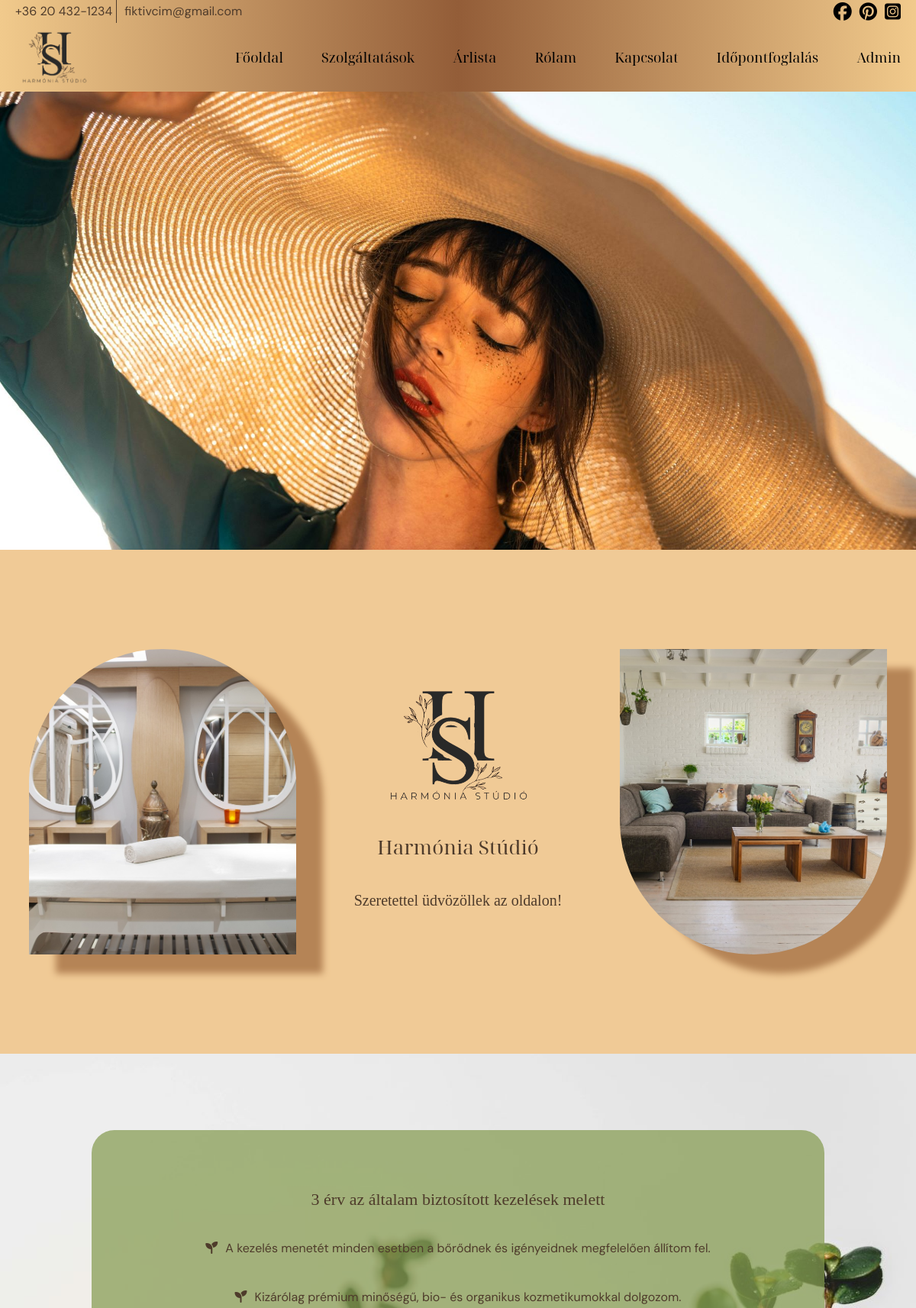
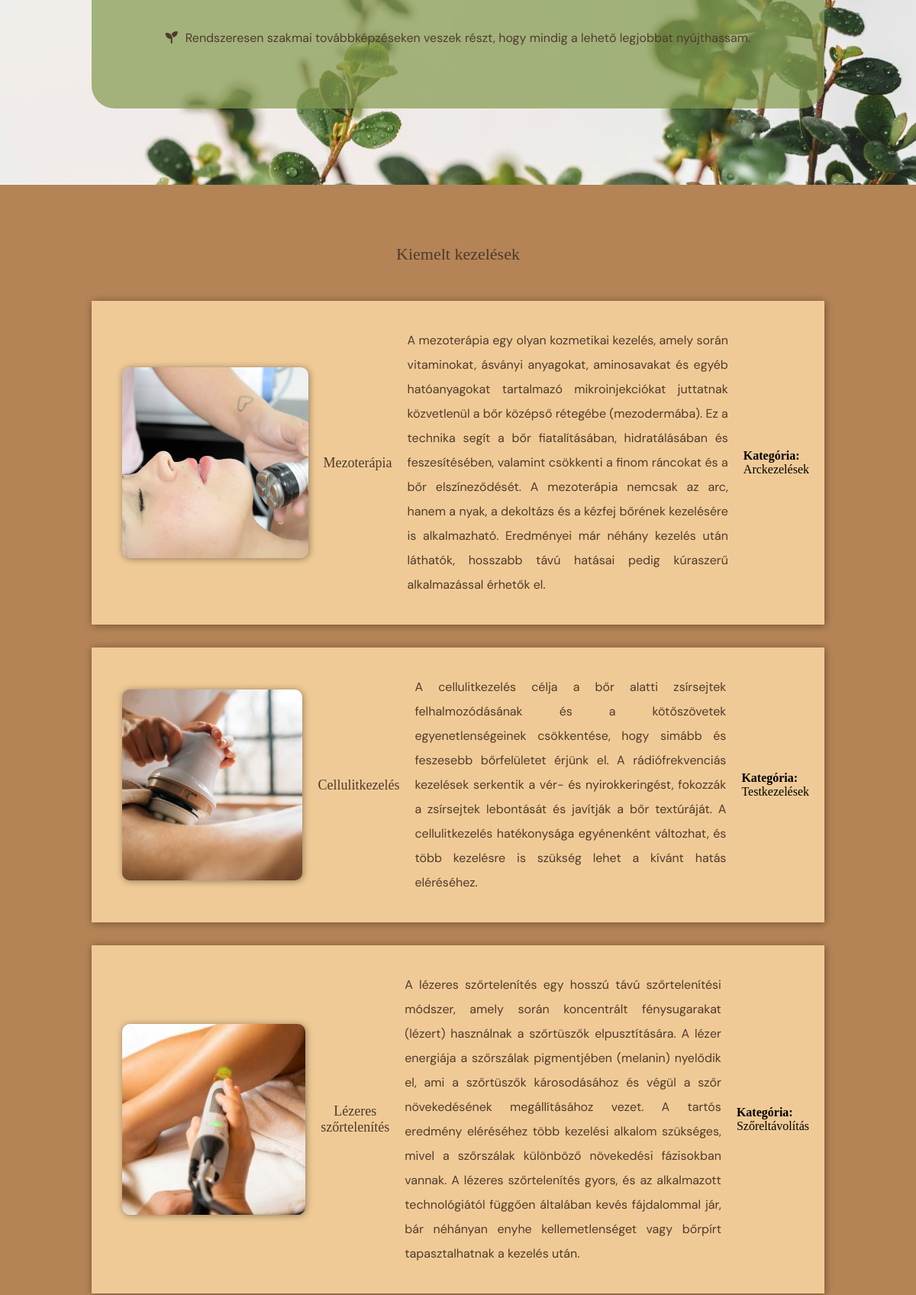
The page / (upper part) on the database its author committed (2 pictures, top to bottom).
### tables this page shows
CREATE TABLE `home_page_section` (
  `id` int(11) NOT NULL,
  `section_name` varchar(50) NOT NULL,
  `content` text NOT NULL
);

CREATE TABLE `argument` (
  `id` int(11) NOT NULL,
  `content` text NOT NULL
);

CREATE TABLE `highlighted_treatment` (
  `id` int(11) NOT NULL,
  `title` varchar(255) NOT NULL,
  `description` text NOT NULL,
  `image_path` varchar(255) NOT NULL,
  `category_id` int(11) DEFAULT NULL,
  `position` int(11) DEFAULT 0
);

CREATE TABLE `treatment_categories` (
  `id` int(11) NOT NULL,
  `name` varchar(100) NOT NULL
);

### includes/navigation.php (called while the page is built, shortened)
<?php
$navItems = [
    [
        'label' => 'Főoldal',
        'url' => BASE_URL . 'index.php'
    ],
    [
        'label' => 'Szolgáltatások',
        'url' => '#',
        'submenu' => [
            [
                'label' => 'Arckezelések',
                'url' => BASE_URL . 'pages/facial-treatment.php'
            ],
            [
                'label' => 'Testkezelések',
                'url' => BASE_URL . 'pages/body-treatment.php'
            ],
            [
                'label' => 'Szőreltávolítás',
                'url' => BASE_URL . 'pages/hair-removal.php'
            ],
            [
                'label' => 'Sminkelés',
                'url' => BASE_URL . 'pages/make-up.php'
            ]
        ]
    ],
    [
        'label' => 'Árlista',
        'url' => BASE_URL . 'pages/price-list.php'
    ],
    [
        'label' => 'Rólam',
        'url' => BASE_URL . 'index.php#about'
    ],
    [
        'label' => 'Kapcsolat',
        'url' => BASE_URL . '#contact'
    ],
    [
        'label' => 'Időpontfoglalás',
        'url' => BASE_URL . 'pages/booking.php'
    ],
    [
        'label' => 'Admin',
        'url' => BASE_URL . 'login_system/login.php'
    ]
];
function isActive($url) {
    $currentUrl = 'http://' . $_SERVER['HTTP_HOST'] . $_SERVER['REQUEST_URI'];
    return strpos($currentUrl, $url) !== false ? 'active' : '';
}

### config/section.php (called while the page is built, shortened)
<?php
function getSectionContent(string $sectionName):array {
    $pdo = getDbConnection();
    $stmt = $pdo->prepare("SELECT * FROM home_page_section WHERE section_name = ?");
    $stmt->execute([$sectionName]);
    return $stmt->fetch();
}

### config/helper_functions.php (called while the page is built)
<?php
function e($value):string {
    return htmlspecialchars($value, ENT_QUOTES, 'UTF-8');
}

### config/argument.php (called while the page is built, shortened)
<?php
function getAllArguments(): array {
    $pdo = getDbConnection();
    $stmt = $pdo->query("SELECT * FROM argument ORDER BY id ASC");
    return $stmt->fetchAll();
}

### config/treatment.php (called while the page is built, shortened)
<?php
function getCategoryNameById(?int $categoryId): string {
    $pdo = getDbConnection();
    $stmt = $pdo->prepare("SELECT name FROM treatment_categories WHERE id = ?");
    $stmt->execute([$categoryId]);
    $category = $stmt->fetch();
    return $category['name'] ?? 'Nincs kategória';
}
function getHighlightedTreatments(): array {
    $pdo = getDbConnection();
    $stmt = $pdo->query("SELECT * FROM highlighted_treatment ORDER BY position ASC");
    return $stmt->fetchAll();
}

### index.php (the view, shortened to what this page needs)
<?php
require_once __DIR__ . '/config/argument.php';
require_once __DIR__ . '/config/treatment.php';
require_once __DIR__ . '/config/section.php';
require_once __DIR__ . '/config/helper_functions.php';
$welcome = getSectionContent('welcome');
$arguments = getAllArguments();
$highlightedTreatments = getHighlightedTreatments();
$pageStylesheet = "assets/styles/styles1.css";
require_once __DIR__ . '/includes/header.php';
?>
<section class="first-section">
    <div class="salon-img-container first-salon-img-container">
    </div>
    <div class="welcome">
        <div class="logo-container-2">
            <a href="#"><img src="./assets/images/HS-logo.png" alt="Harmónia Stúdió logója"></a>
        </div>
            <h1>Harmónia Stúdió</h1>
            <h3><?= e($welcome['content'] ?? 'Üdvözöllek az oldalon!'); ?></h3>
        </div>
    <div class="salon-img-container second-salon-img-container">
    </div>
</section>
<section class="second-section">
    <div>
        <h2>3 érv az általam biztosított kezelések melett</h2>
        <div>
        <?php if (!empty($arguments)): ?>
            <?php foreach ($arguments as $argument): ?>
                <p><i class="fa-solid fa-seedling"></i><?= e($argument['content']); ?></p>
            <?php endforeach; ?>
        <?php else: ?>
            <p>Nincsenek elérhető érvek jelenleg.</p>
        <?php endif; ?>
        </div>
    </div>
</section>
<section class="third-section">
<h2>Kiemelt kezelések</h2>
    <?php if (!empty($highlightedTreatments)): ?>
        <?php foreach ($highlightedTreatments as $treatment): ?>
            <article>
                <div class="special-treatments" style="background-image: url('./assets/images/<?= e($treatment['image_path']); ?>');">
                </div>
                <h3><?= e($treatment['title']); ?></h3>
                <div class="content">
                    <p><?= e($treatment['description']); ?></p>
                </div>
                <div class="category">
                    <strong>Kategória:</strong> <?= isset($treatment['category_id']) ? e(getCategoryNameById($treatment['category_id'])) : 'Nincs kategória'; ?>
                </div>
            </article>
        <?php endforeach; ?>
    <?php else: ?>
        <p>Jelenleg nincsenek kiemelt kezelések.</p>
    <?php endif; ?>
</section>
<?php require_once __DIR__ . '/includes/footer.php'; ?>

### includes/header.php (shortened to what this page needs)
<?php
require_once __DIR__ . '/navigation.php';
?>
<!DOCTYPE html>
<html lang="hu">
<head>
    <link rel="stylesheet" href="<?php print BASE_URL . $pageStylesheet; ?>">
    <link rel="stylesheet" href="https://cdnjs.cloudflare.com/ajax/libs/font-awesome/6.6.0/css/all.min.css">
</head>
<body>
<div class="first-nav">
    <ul class="contact-info">
        <li>+36 20 432-1234</li>
        <li>fiktivcim@gmail.com</li>
    </ul>
    <div class="brands-icons">
        <i class="fa-brands fa-facebook"></i>
        <i class="fa-brands fa-pinterest"></i>
        <i class="fa-brands fa-square-instagram"></i>
    </div>
</div>
<nav>
    <div class="logo-container-1">
        <a href="<?php print BASE_URL; ?>"><img src="<?php print BASE_URL . 'assets/images/HS-logo.png'; ?>" alt="Harmónia Stúdió logója"></a>
    </div>
    <ul class="main-menu">
        <?php foreach ($navItems as $item): ?>
            <li class="<?= isActive($item['url']); ?>">
                <a href="<?= $item['url']; ?>"><?= $item['label']; ?></a>
            </li>
        <?php endforeach; ?>
    </ul>
</nav>
<header>
</header>
<main>

### includes/footer.php (shortened to what this page needs)
</main>
</body>
</html>

### rows shown on the page
home_page_section: content "Szeretettel üdvözöllek az oldalon!"
argument: content "A kezelés menetét minden esetben a bőrődnek és igényeidnek megfelelően állítom fel."
argument: content "Kizárólag prémium minőségű, bio- és organikus kozmetikumokkal dolgozom."
argument: content "Rendszeresen szakmai továbbképzéseken veszek részt, hogy mindig a lehető legjobbat nyújthassam."
highlighted_treatment: image_path (picture), title "Mezoterápia", description "A mezoterápia egy olyan kozmetikai kezelés, amely során vitaminokat, ásványi anyagokat, aminosavakat és egyéb hatóanyagokat tartalmazó mikroinjekciókat juttatnak közvetlenül a bőr középső rétegébe (mezodermába). Ez a technika segít a bőr fiatalításában, hidratálásában és feszesítésében, valamint csökkenti a finom ráncokat és a bőr elszíneződését. A mezoterápia nemcsak az arc, hanem a nyak, a dekoltázs és a kézfej bőrének kezelésére is alkalmazható. Eredményei már néhány kezelés után láthatók, hosszabb távú hatásai pedig kúraszerű alkalmazással érhetők el.", category.name "Arckezelések"
highlighted_treatment: image_path (picture), title "Cellulitkezelés", description "A cellulitkezelés célja a bőr alatti zsírsejtek felhalmozódásának és a kötőszövetek egyenetlenségeinek csökkentése, hogy simább és feszesebb bőrfelületet érjünk el. A rádiófrekvenciás kezelések serkentik a vér- és nyirokkeringést, fokozzák a zsírsejtek lebontását és javítják a bőr textúráját. A cellulitkezelés hatékonysága egyénenként változhat, és több kezelésre is szükség lehet a kívánt hatás eléréséhez.", category.name "Testkezelések"
highlighted_treatment: image_path (picture), title "Lézeres szőrtelenítés", description "A lézeres szőrtelenítés egy hosszú távú szőrtelenítési módszer, amely során koncentrált fénysugarakat (lézert) használnak a szőrtüszők elpusztítására. A lézer energiája a szőrszálak pigmentjében (melanin) nyelődik el, ami a szőrtüszők károsodásához és végül a szőr növekedésének megállításához vezet. A tartós eredmény eléréséhez több kezelési alkalom szükséges, mivel a szőrszálak különböző növekedési fázisokban vannak. A lézeres szőrtelenítés gyors, és az alkalmazott technológiától függően általában kevés fájdalommal jár, bár néhányan enyhe kellemetlenséget vagy bőrpírt tapasztalhatnak a kezelés után.", category.name "Szőreltávolítás"

### other values the page prints
$item['label'] "Főoldal"
$item['label'] "Szolgáltatások"
$item['label'] "Árlista"
$item['label'] "Rólam"
$item['label'] "Kapcsolat"
$item['label'] "Időpontfoglalás"
$item['label'] "Admin"
